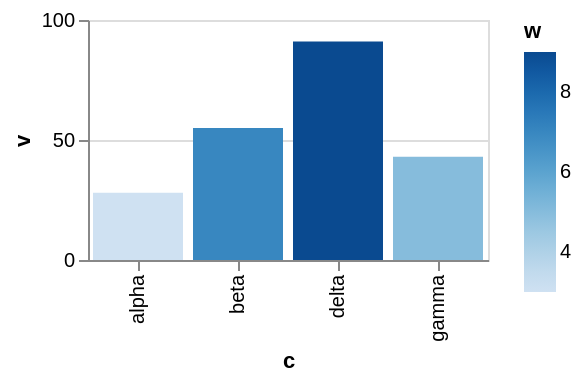

Source (Vega-Lite JSON):
### Vega-Lite specification from a JSON file in a GitHub repository (floating-point values rounded to 4 significant figures)
{"$schema": "https://vega.github.io/schema/vega-lite/v6.json", "width": 200, "height": 120, "data": {"values": [{"c": "alpha", "v": 28, "w": 3, "t": "2024-01-07"}, {"c": "beta", "v": 55, "w": 7, "t": "2024-03-19"}, {"c": "gamma", "v": 43, "w": 5, "t": "2024-06-02"}, {"c": "delta", "v": 91, "w": 9, "t": "2024-09-11"}]}, "mark": "bar", "encoding": {"x": {"field": "c", "type": "nominal"}, "y": {"field": "v", "type": "quantitative"}, "color": {"field": "w", "type": "quantitative", "legend": {"symbolStrokeColor": "black"}}}}
